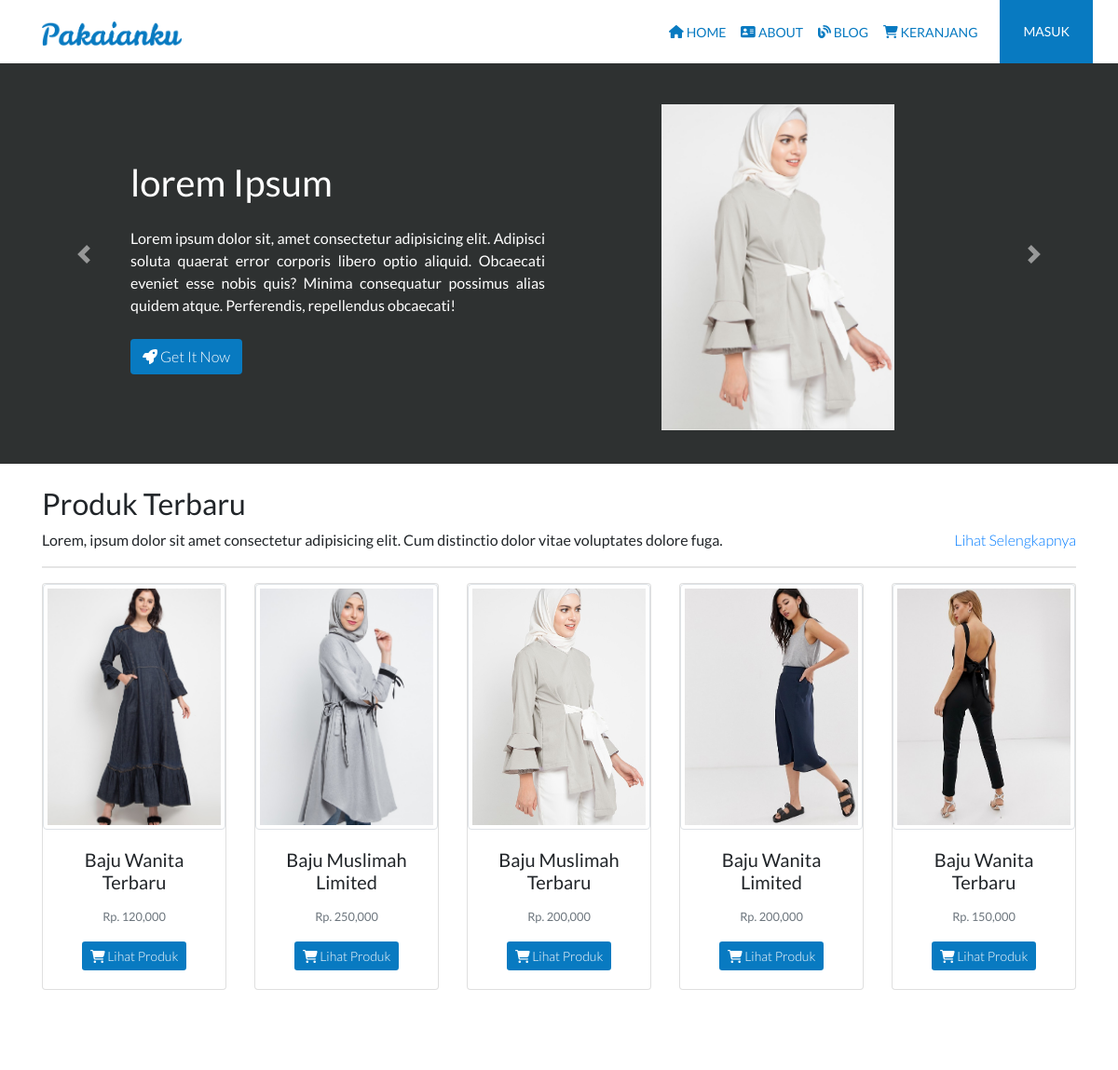
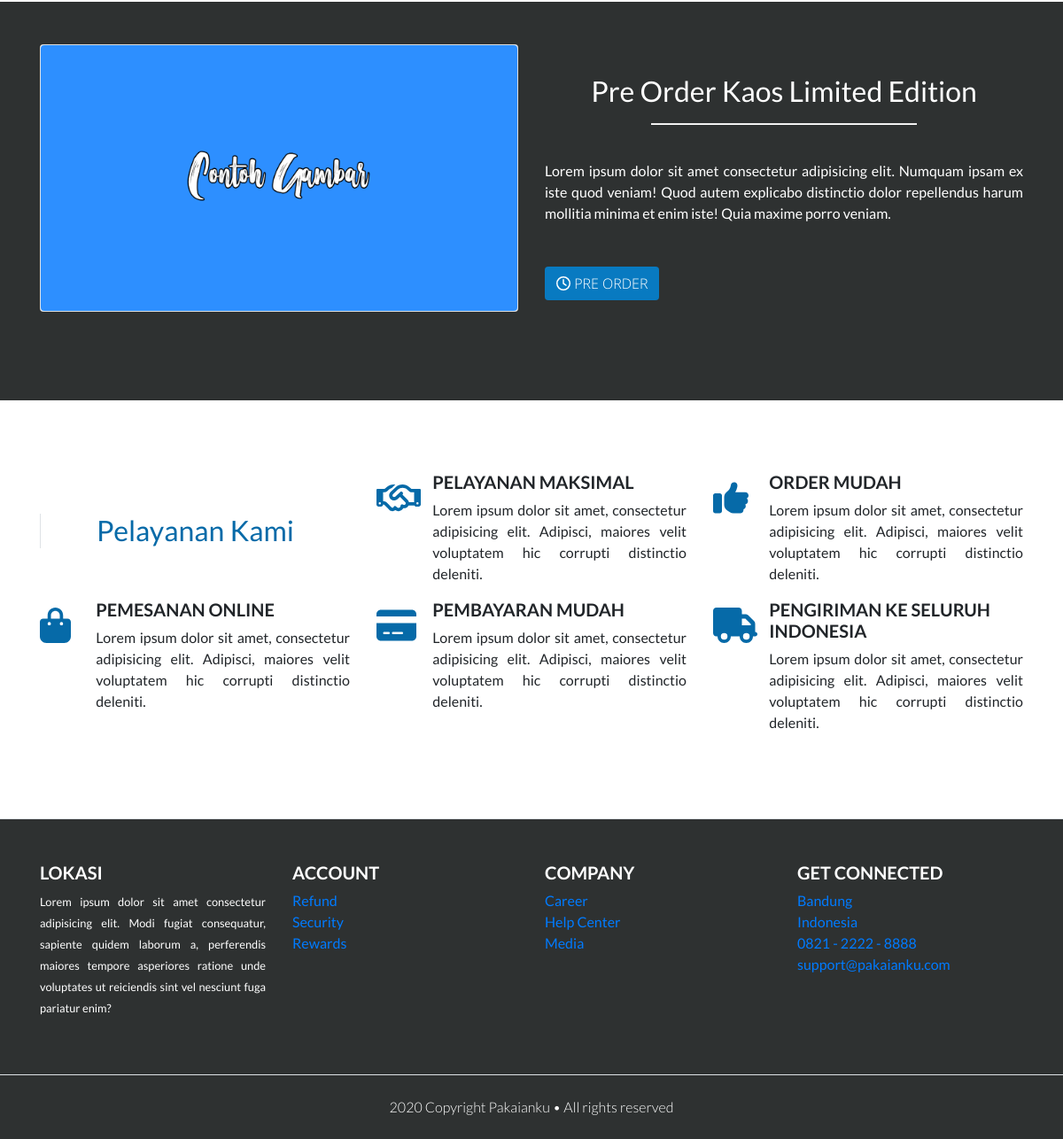
The page / on the database its author committed (2 pictures, top to bottom).
### tables this page shows
CREATE TABLE `produk` (
  `id_produk` int(11) NOT NULL,
  `nama_produk` varchar(100) NOT NULL,
  `harga_produk` int(11) NOT NULL,
  `berat_produk` int(11) NOT NULL,
  `foto_produk` varchar(100) NOT NULL,
  `deskripsi_produk` text NOT NULL,
  `stok_produk` int(11) NOT NULL,
  `created` datetime NOT NULL DEFAULT current_timestamp(),
  `updated` datetime NOT NULL DEFAULT current_timestamp() ON UPDATE current_timestamp()
);

### index.php (the view, shortened to what this page needs)
<?php
include 'koneksi.php';
include 'navbar.php';
include 'header.php';
?>
<section class="section-produk">
    <div class="container">
        <div class="row">
            <div class="col-md  mt-4 mb-3">
                <h2>Produk Terbaru</h2>
                <a href="listproduk.php" class="float-right text-decoration-none font-weight-light">Lihat Selengkapnya</a>
                <p>Lorem, ipsum dolor sit amet consectetur adipisicing elit. Cum distinctio dolor vitae voluptates dolore fuga. </p>
                <hr class="garis">
                <div class="card-deck mb-4 mt-3">
                <?php $ambil = $koneksi->query("SELECT * FROM produk ORDER BY id_produk DESC LIMIT 5"); ?>
                <?php while ($perproduk = $ambil->fetch_assoc()) {; ?>
                    <div class="card" >
                        <img src="assets/img/produk/<?php echo $perproduk['foto_produk'] ;?>" class="card-img-top rounded img-thumbnail" alt="..." style="object-fit: cover;width: 100%;
    height: 22vw;">
                        <div class="card-body text-center">
                            <h5 class="card-title"><?php echo $perproduk['nama_produk'] ;?></h5>
                            <p class="card-text"><small class="text-muted">Rp. <?php echo number_format($perproduk['harga_produk']) ;?></small></p>
                            <a href="detail.php?id=<?php echo $perproduk['id_produk'] ;?>" class="btn btn-login btn-sm font-weight-light"><i class="fas fa-shopping-cart"></i> Lihat Produk</a>
                        </div>
                    </div>
                <?php } ;?>
                </div>
            </div>
        </div>
    </div>
</section>
<section class="section-about pt-5 mt-5">
    <div class="container">
        <div class="row mb-5 align-items-center">
            <div class="col-md-6 d-none d-sm-block">
                <div class="card">
                    <img src="assets/img/sampul/1.png" class="card-img-top rounded" width="100%" height="300">
                </div>
            </div>
            <div class="col-md-6">
                <h2 class="text-center about-title">Pre Order Kaos Limited Edition</h2>
                <hr class="about-judul">
                <p class="text-justify mb-5">Lorem ipsum dolor sit amet consectetur adipisicing elit. Numquam ipsam ex iste quod veniam! Quod autem explicabo distinctio dolor repellendus harum mollitia minima et enim iste! Quia maxime porro veniam.</p>
                <button class="btn btn-login font-weight-light" style="font-family: 'Open Sans',  sans-serif; "> <i class="far fa-clock"></i> PRE ORDER </button>
            </div>
        </div>
    </div>
</section>
<section class="section-pelayanan" style="margin-top:80px; margin-bottom:80px;">
    <div class="container">
        <div class="row">
            <div class="col-md-4">
                <h2 class="text-center border-left mt-5" style="color: #066aa8;">Pelayanan Kami</h2>
            </div>
            <div class="col-md-4">
                <div class="row ">
                    <div class="col-md-2">
                        <div class="icon-pelayanan" style="font-size:40px;  color: #066aa8;">
                        <i class="far fa-handshake"></i>
                        </div>
                    </div>
                    <div class="col-md-10">
                    <h5 class="pelayanan-title font-weight-bold"> PELAYANAN MAKSIMAL</h5>
                    <p class="text-justify font-weight-normal">Lorem ipsum dolor sit amet, consectetur adipisicing elit. Adipisci, maiores velit voluptatem hic corrupti distinctio deleniti.</p>
                    </div>
                </div>
            </div>
            <div class="col-md-4">
                <div class="row ">
                    <div class="col-md-2">
                        <div class="icon-pelayanan" style="font-size:40px;  color: #066aa8;">
                        <i class="fas fa-thumbs-up"></i>
                        </div>
                    </div>
                    <div class="col-md-10">
                    <h5 class="pelayanan-title font-weight-bold"> ORDER MUDAH</h5>
                    <p class="text-justify font-weight-normal">Lorem ipsum dolor sit amet, consectetur adipisicing elit. Adipisci, maiores velit voluptatem hic corrupti distinctio deleniti.</p>
                    </div>
                </div>
            </div>
            <div class="col-md-4">
                <div class="row ">
                    <div class="col-md-2">
                        <div class="icon-pelayanan" style="font-size:40px;  color: #066aa8;">
                        <i class="fas fa-shopping-bag"></i>
                        </div>
                    </div>
                    <div class="col-md-10">
                    <h5 class="pelayanan-title font-weight-bold"> PEMESANAN ONLINE</h5>
                    <p class="text-justify font-weight-normal">Lorem ipsum dolor sit amet, consectetur adipisicing elit. Adipisci, maiores velit voluptatem hic corrupti distinctio deleniti.</p>
                    </div>
                </div>
            </div>
            <div class="col-md-4">
                <div class="row ">
                    <div class="col-md-2">
                        <div class="icon-pelayanan" style="font-size:40px;  color: #066aa8;">
                        <i class="fas fa-credit-card"></i>
                        </div>
                    </div>
                    <div class="col-md-10">
                    <h5 class="pelayanan-title font-weight-bold"> PEMBAYARAN MUDAH</h5>
                    <p class="text-justify font-weight-normal">Lorem ipsum dolor sit amet, consectetur adipisicing elit. Adipisci, maiores velit voluptatem hic corrupti distinctio deleniti.</p>
                    </div>
                </div>
            </div>
            <div class="col-md-4">
                <div class="row ">
                    <div class="col-md-2">
                        <div class="icon-pelayanan" style="font-size:40px;  color: #066aa8;">
                        <i class="fas fa-truck"></i>
                        </div>
                    </div>
                    <div class="col-md-10">
                    <h5 class="pelayanan-title font-weight-bold"> PENGIRIMAN KE SELURUH INDONESIA</h5>
                    <p class="text-justify font-weight-normal">Lorem ipsum dolor sit amet, consectetur adipisicing elit. Adipisci, maiores velit voluptatem hic corrupti distinctio deleniti.</p>
                    </div>
                </div>
            </div>
        </div>
    </div>
</section>
<?php include 'footer.php' ;?>

### assets/style/main.css (style rules this page uses)
body { background-color: #fff; font-family: 'Lato', sans-serif; }
.btn-login { background-color: #087ac1; color: #fff; }
.section-produk .garis { border-top: 2px solid rgba(0, 0, 0, 0.1); }
.section-about { background-color: #2e3131; color: #fff; height: 450px; }
.section-about .about-title { padding-top: 20px; }
.section-about .about-judul { background: #fff; width: 300px; height: 1px; margin-bottom: 40px; }
.section-pelayanan { margin-top: 30px; }

### rows shown on the page
produk: foto_produk (picture), nama_produk "Baju Wanita Terbaru", harga_produk "120,000"
produk: foto_produk (picture), nama_produk "Baju Muslimah Limited", harga_produk "250,000"
produk: foto_produk (picture), nama_produk "Baju Muslimah Terbaru", harga_produk "200,000"
produk: foto_produk (picture), nama_produk "Baju Wanita Limited", harga_produk "200,000"
produk: foto_produk (picture), nama_produk "Baju Wanita Terbaru", harga_produk "150,000"
